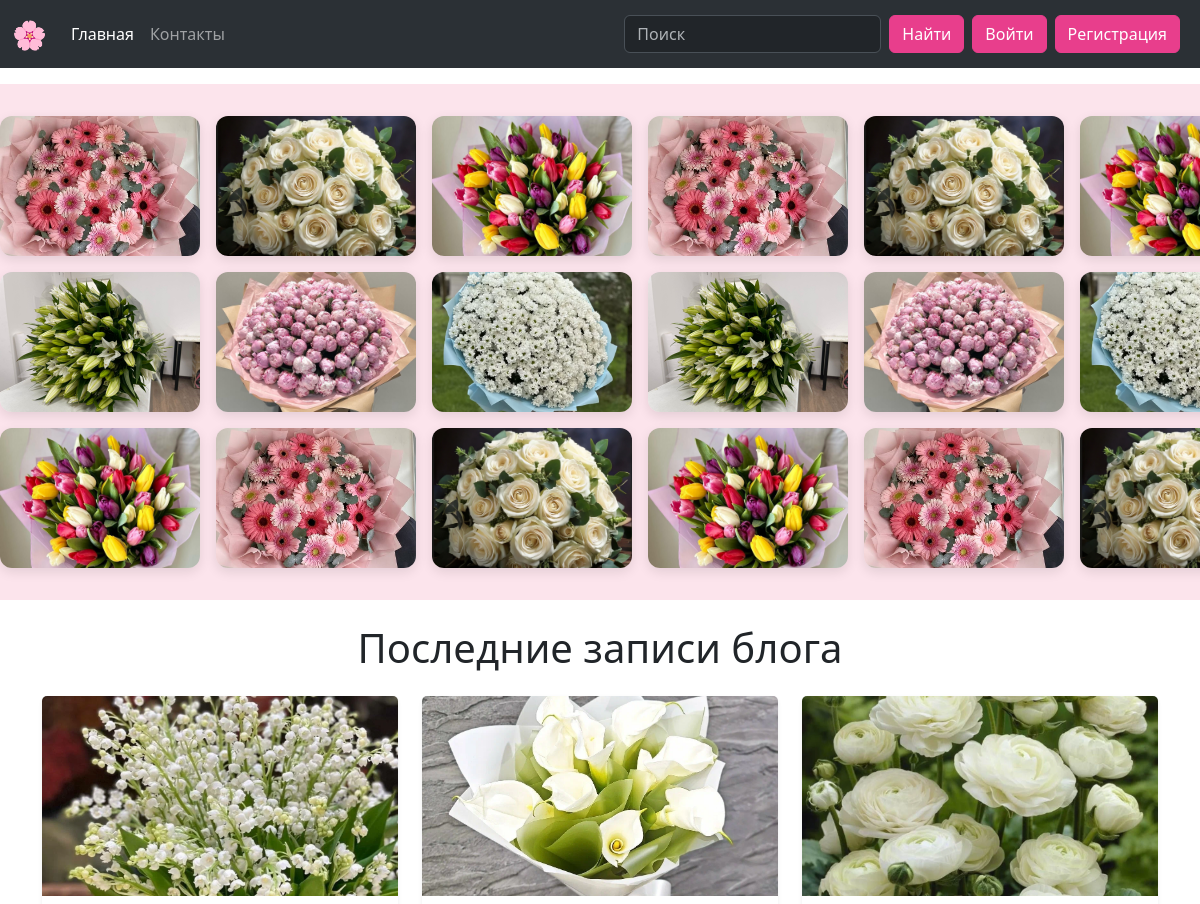
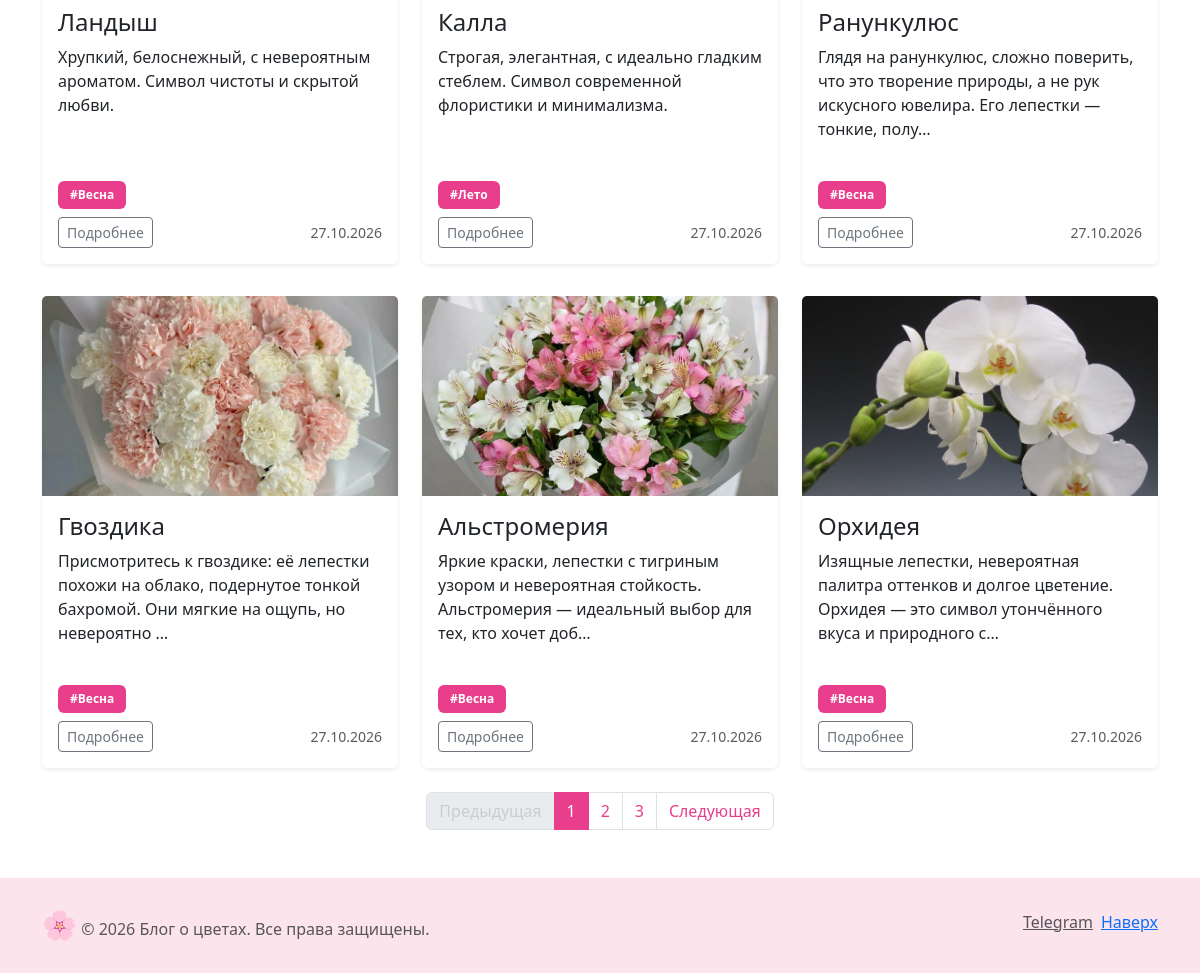
Before: / with the older database file (2 pictures, top to bottom).
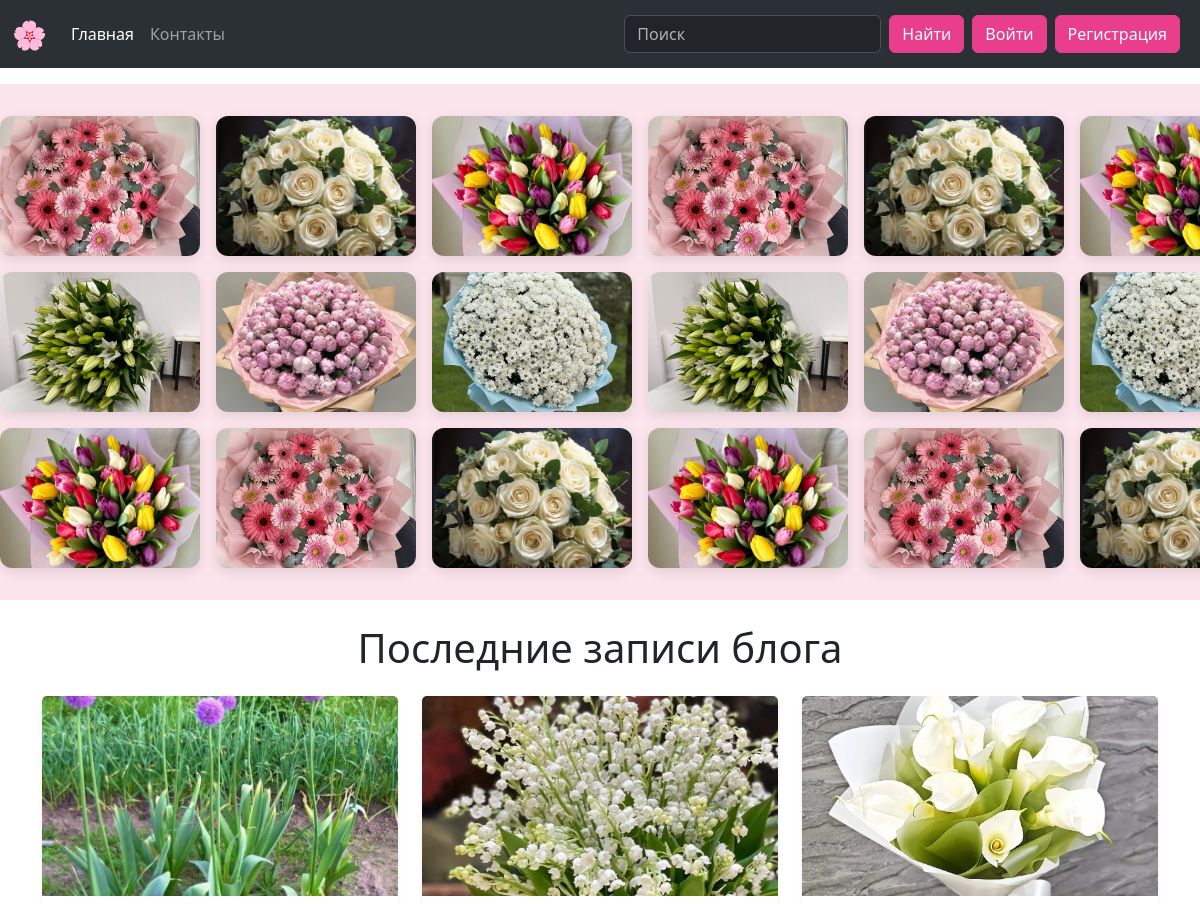
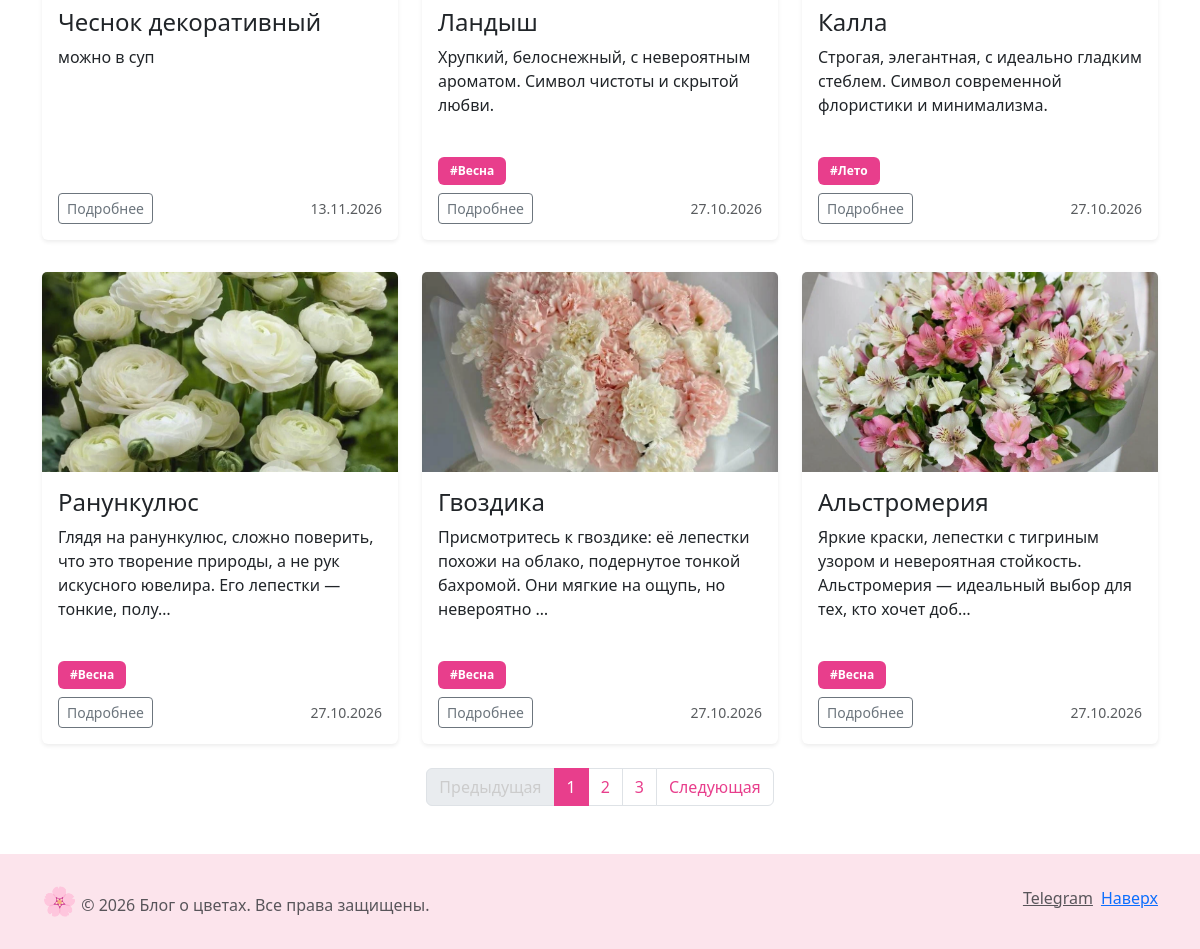
After: the same page with the newer database file (2 pictures, top to bottom).
### myblog/models.py (models this page shows, shortened)
class Post(models.Model):
    title = models.CharField(max_length=200, verbose_name="Заголовок")
    slug = models.SlugField(max_length=200, unique=True, verbose_name="URL")
    author = models.ForeignKey(User, on_delete=models.CASCADE, verbose_name="Автор") # один автор - много постов
    category = models.ForeignKey(Category, on_delete=models.CASCADE, verbose_name="Категория") # связь поста с категорией
    content = models.TextField(verbose_name="Текст поста")
    image = models.ImageField(upload_to='posts/', blank=True, null=True, verbose_name="Картинка")
    created_at = models.DateTimeField(auto_now_add=True, verbose_name="Дата публикации")
    updated_at = models.DateTimeField(auto_now=True, verbose_name="Дата обновления")
    is_published = models.BooleanField(default=True, verbose_name="Опубликовано")
    tags = TaggableManager(blank=True)
    class Meta:
        verbose_name = 'Пост'
        verbose_name_plural = 'Посты'
        ordering = ['-created_at']

### myblog/views.py (the view)
# urls.py: path('', views.home, name='home'),
def home(request):
    posts_list = Post.objects.filter(is_published=True).order_by('-created_at')
    paginator = Paginator(posts_list, 6)
    page_number = request.GET.get('page') # номер стр
    page_obj = paginator.get_page(page_number) # объект с постами для стр
    return render(request, 'myblog/index.html', {'page_obj': page_obj}) # отправка в шаблон index

### myblog/templates/myblog/index.html (shortened to what this page needs)
{% extends 'myblog/base.html' %}
{% load static %}
{% block content %}
<section class="flower-marquee">
  <div class="flower-track">
    <img src="{% static 'myblog/img/gerbera.jpg' %}" class="flower-slide" alt="">
    <img src="{% static 'myblog/img/roza.jpg' %}" class="flower-slide" alt="">
    <img src="{% static 'myblog/img/tyulpan.jpg' %}" class="flower-slide" alt="">
    <img src="{% static 'myblog/img/gerbera.jpg' %}" class="flower-slide" alt="">
    <img src="{% static 'myblog/img/roza.jpg' %}" class="flower-slide" alt="">
    <img src="{% static 'myblog/img/tyulpan.jpg' %}" class="flower-slide" alt="">
  </div>
  <div class="flower-track flower-track--reverse">
    <img src="{% static 'myblog/img/liliya.jpg' %}" class="flower-slide" alt="">
    <img src="{% static 'myblog/img/pion.jpg' %}" class="flower-slide" alt="">
    <img src="{% static 'myblog/img/hrizantema.jpg' %}" class="flower-slide" alt="">
    <img src="{% static 'myblog/img/liliya.jpg' %}" class="flower-slide" alt="">
    <img src="{% static 'myblog/img/pion.jpg' %}" class="flower-slide" alt="">
    <img src="{% static 'myblog/img/hrizantema.jpg' %}" class="flower-slide" alt="">
  </div>
  <div class="flower-track">
    <img src="{% static 'myblog/img/tyulpan.jpg' %}" class="flower-slide" alt="">
    <img src="{% static 'myblog/img/gerbera.jpg' %}" class="flower-slide" alt="">
    <img src="{% static 'myblog/img/roza.jpg' %}" class="flower-slide" alt="">
    <img src="{% static 'myblog/img/tyulpan.jpg' %}" class="flower-slide" alt="">
    <img src="{% static 'myblog/img/gerbera.jpg' %}" class="flower-slide" alt="">
    <img src="{% static 'myblog/img/roza.jpg' %}" class="flower-slide" alt="">
  </div>
</section>
<section class="all-posts mt-4">
  <div class="container">
    <h1 class="my-4 text-center">Последние записи блога</h1>
    <div class="row">
      {% for post in page_obj %}
      <div class="col-md-4">
        <div class="card mb-4 shadow-sm border-0">
          {% if post.image %}
            <img src="{{ post.image.url }}" alt="{{ post.title }}" class="card-img-top">
          {% endif %}
          <div class="card-body">
            <h4 class="card-title">{{ post.title }}</h4>
            <p class="card-text">{{ post.content|truncatechars:120 }}</p>
            <div class="mb-2">
              {% for tag in post.tags.all %}
                <a href="{% url 'tag' tag.slug %}" class="badge text-bg-info text-decoration-none">#{{ tag.name }}</a>
              {% endfor %}
            </div>
            <div class="d-flex justify-content-between align-items-center">
              <div class="btn-group">
                <a href="{% url 'post_detail' post.slug %}" class="btn btn-sm btn-outline-secondary">Подробнее</a>
              </div>
              <small class="text-muted">{{ post.created_at|date:"d.m.Y" }}</small>
            </div>
          </div>
        </div>
      </div>
      {% empty %}
      <div class="col-12 text-center mt-5">
        <p class="lead">Пока нет записей. Добавь их через админку.</p>
      </div>
      {% endfor %}
    </div>
  </div>
</section>
{% if page_obj.has_other_pages %}
<section class="my-pagination mt-4 mb-5">
  <nav aria-label="Paginate me">
    <ul class="pagination justify-content-center">
        {% if page_obj.has_previous %}
            <li class="page-item">
                <a class="page-link text-pink" href="?page={{ page_obj.previous_page_number }}" tabindex="-1">Предыдущая</a>
            </li>
        {% else %}
            <li class="page-item disabled">
                <a class="page-link" href="#" tabindex="-1">Предыдущая</a>
            </li>
        {% endif %}
        {% for page_number in page_obj.paginator.page_range %}
            {% if page_number == page_obj.number %}
                <li class="page-item active"><a class="page-link bg-pink border-pink" href="?page={{ page_number }}">{{ page_number }}</a></li>
            {% else %}
                <li class="page-item"><a class="page-link text-pink" href="?page={{ page_number }}">{{ page_number }}</a></li>
            {% endif %}
        {% endfor %}
        {% if page_obj.has_next %}
            <li class="page-item">
                <a class="page-link text-pink" href="?page={{ page_obj.next_page_number }}">Следующая</a>
            </li>
        {% else %}
            <li class="page-item disabled">
                <a class="page-link" href="#">Следующая</a>
            </li>
        {% endif %}
    </ul>
  </nav>
</section>
{% endif %}
{% endblock %}

### myblog/templates/myblog/base.html (shortened to what this page needs)
{% load static %}
<!doctype html>
<html lang="ru">
  <head>
    <link href="https://cdn.jsdelivr.net/npm/bootstrap@5.3.2/dist/css/bootstrap.min.css" rel="stylesheet">
    <link rel="stylesheet" href="{% static 'myblog/css/style.css' %}">
  </head>
  <body>
    <section class="my-navigation">
      <nav class="navbar navbar-expand-lg bg-body-tertiary" data-bs-theme="dark">
        <div class="container-fluid">
          <a href="{% url 'home' %}" class="navbar-brand flower-logo">🌸</a>
          <div class="collapse navbar-collapse" id="navbarSupportedContent">
            <div class="navbar-nav me-auto mb-2 mb-lg-0">
              {% if request.get_full_path == '/' %}
                <a class="nav-link active" href="{% url 'home' %}">Главная</a>
              {% else %}
                <a class="nav-link" href="{% url 'home' %}">Главная</a>
              {% endif %}
              {% if request.get_full_path == '/contact/' %}
                <a class="nav-link active" href="{% url 'contact' %}">Контакты</a>
              {% else %}
                <a class="nav-link" href="{% url 'contact' %}">Контакты</a>
              {% endif %}
            </div>
            <form class="d-flex me-2" role="search" action="{% url 'search' %}" method="get">
              <input class="form-control me-2" type="search" name="q" placeholder="Поиск" aria-label="Поиск">
              <button class="btn btn-pink" type="submit">Найти</button>
            </form>
            <div class="d-flex align-items-center">
              {% if user.is_authenticated %}
                <span class="navbar-text text-white me-2">{{ user.username }}</span>
                <a href="{% url 'logout' %}" class="btn btn-pink">Выход</a>
              {% else %}
                {% if request.get_full_path == '/login/' %}
                  <a href="{% url 'login' %}" class="btn btn-pink me-2 active">Войти</a>
                {% else %}
                  <a href="{% url 'login' %}" class="btn btn-pink me-2">Войти</a>
                {% endif %}
                {% if request.get_full_path == '/signup/' %}
                  <a href="{% url 'signup' %}" class="btn btn-pink me-2 active">Регистрация</a>
                {% else %}
                  <a href="{% url 'signup' %}" class="btn btn-pink me-2">Регистрация</a>
                {% endif %}
              {% endif %}
            </div>
          </div>
        </div>
      </nav>
    </section>
    {% block content %}{% endblock %}
    <section class="my-footer">
      <div class="container">
        <div class="row">
          <div class="col-lg-9 col-sm-12 my-3">
            <a href="{% url 'home' %}" class="text-body-secondary text-decoration-none lh-1 flower-logo">🌸</a>
            <span class="text-body-secondary">&copy; 2026 Блог о цветах. Все права защищены.</span>
          </div>
          <div class="col-lg-3 col-sm-12 my-3 d-flex justify-content-end">
            <ul class="nav list-unstyled">
              <li><a class="text-body-secondary" href="https://t.me/oohta">Telegram</a></li>
              <li class="ms-2"><a class="text-end" href="#">Наверх</a></li>
            </ul>
          </div>
        </div>
      </div>
    </section>
  </body>
</html>

### myblog/static/myblog/css/style.css (style rules this page uses)
.flower-logo { font-size: 28px; text-decoration: none; }
.btn-pink { background-color: #e83e8c; border-color: #e83e8c; color: #fff; }
.card img.card-img-top { width: 100%; height: 200px; object-fit: cover; }
.all-posts .card { height: 100%; border: none; box-shadow: 0 4px 12px rgba(0,0,0,0.05); }
.all-posts .card-body { display: flex; flex-direction: column; }
.all-posts .card-body .card-text { flex-grow: 1; }
.all-posts .row { row-gap: 2rem; }
.my-pagination { margin-top: 2rem; }
.my-footer { background-color: #fce4ec; margin-top: 3rem; padding: 1rem 0; }
.flower-marquee { width: 100vw; overflow: hidden; padding: 2rem 0; background: #fce4ec; margin-left: calc(50% - 50vw); }
.flower-track { display: flex; gap: 1rem; width: max-content; animation: marquee 40s linear infinite; margin-bottom: 1rem; }
.flower-track:last-child { margin-bottom: 0; }
.flower-track--reverse { animation-direction: reverse; }
.flower-slide { width: 200px; height: 140px; object-fit: cover; border-radius: 12px; box-shadow: 0 4px 12px rgba(0, 0, 0, 0.1); flex-shrink: 0; }
.card { border: none; box-shadow: 0 4px 12px rgba(0,0,0,0.05); }
.badge.text-bg-info { background-color: #e83e8c !important; color: #fff !important; text-decoration: none; padding: 8px 12px; }
.text-primary, .text-pink { color: #e83e8c !important; }
.page-link { color: #e83e8c; }
.page-item.active .page-link { background-color: #e83e8c !important; border-color: #e83e8c !important; color: #fff !important; }
.page-item.disabled .page-link { color: #ccc; }

Changed rows visible on the page:
no longer on this page (row unchanged): Post: image (picture), title "Орхидея", content "Изящные лепестки, невероятная палитра оттенков и долгое цветение. Орхидея — это символ утончённого вкуса и природного с…", created_at "27.10.2026", Tag (name "Весна")
added Post: image (picture), title "Чеснок декоративный", content "можно в суп", created_at "13.11.2026"
